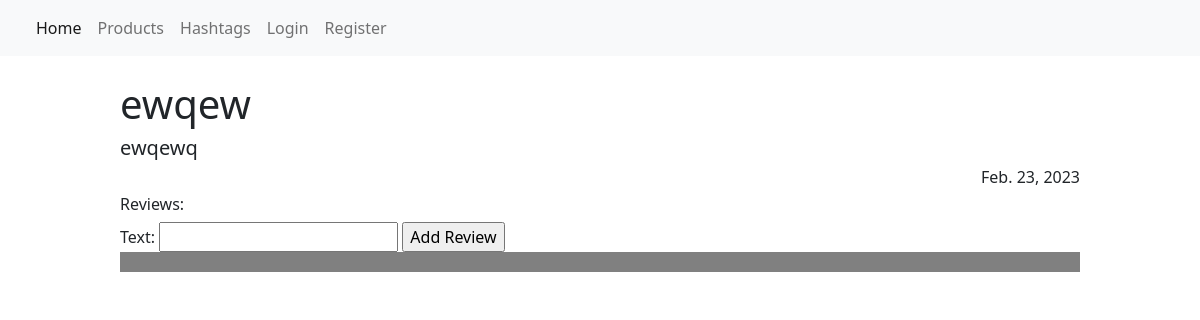
Before: /products/10/ with the older database file.
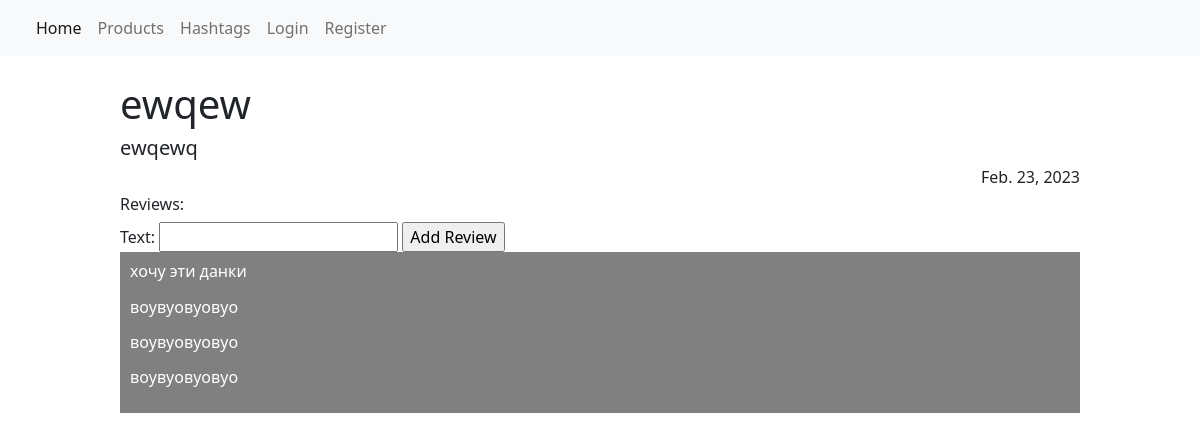
After: the same page with the newer database file.
### products/models.py (models this page shows, shortened)
class Product(models.Model):
    image = models.ImageField(blank=True, null=True)
    title = models.CharField(max_length=255)
    description = models.TextField()
    price = models.IntegerField(default=0)
    create_date = models.DateField(auto_now_add=True)
    modified_date = models.DateField(auto_now=True)
    hashtags = models.ManyToManyField(Hashtag, blank=True)

class Review(models.Model):
    text = models.CharField(max_length=355)
    product = models.ForeignKey(Product, on_delete=models.CASCADE,
                                related_name="reviews")
    create_date =models.DateField(auto_now_add=True)

### products/views.py (the view, shortened to what this page needs)
# urls.py: path('products/<int:id>/', product_detail_view),
def product_detail_view(request, id):
    if request.method == "GET":
        product = Product.objects.get(id=id)
        context = {
            "product": product,
            "reviews": product.reviews.all(),
            'form': ReviewCreateForm
        }
        return render(request, 'products/detail.html', context=context)

### templates/products/detail.html (shortened to what this page needs)
{% extends 'layouts/main.html' %}
{% block content %}
    <div class="product">
        <h1>{{ product.title }}</h1>
        <h5>{{ product.description }}</h5>
        <div class="dates">
            <h6>{{ product.modified_date }}</h6>
        </div>
        <h6 class="reviews_title">Reviews:</h6>
        <form action="/products/{{ product.id }}/" method="post">
            {{ form }}
            <input type="submit" value="Add Review">
        </form>
        <div class="reviews">
            {% for review in reviews %}
                <div class="review_block">
                    <h6>{{ review.text }}</h6>
                </div>
            {% endfor %}
        </div>
    </div>
{% endblock %}

### templates/layouts/main.html (shortened to what this page needs)
{% load static %}
<!DOCTYPE html>
<html lang="en">
<head>
    <link rel="stylesheet" href="https://cdn.jsdelivr.net/npm/bootstrap@5.2.3/dist/css/bootstrap.min.css"
>
</head>
<body>
<nav class="navbar navbar-expand-lg bg-light">
    <div class="container-fluid">
        <div class="collapse navbar-collapse" id="navbarNav">
            <ul class="navbar-nav">
                <li class="nav-item">
                    <a class="nav-link active" aria-current="page" href="/">Home</a>
                </li>
                <li class="nav-item">
                    <a class="nav-link" href="/products">Products</a>
                </li>
                <li class="nav-item">
                    <a class="nav-link" href="/hashtags">Hashtags</a>
                </li>
                {% if user.is_anonymous %}
                    <li class="nav-item">
                        <a class="nav-link" href="/users/login/">Login</a>
                    </li>
                    <li class="nav-item">
                        <a class="nav-link" href="/users/register">Register</a>
                    </li>
                {% endif %}
            </ul>
        </div>
    </div>
</nav>
{% block content %}
{% endblock %}
</body>
</html>

### templates/products/detail.html (style rules this page uses)
.product { width: 80%; margin-left: 10%; }
.dates { display: flex; justify-content: space-between; }
.reviews { padding: 10px; margin-bottom: 20px; color: #ffffff; background: grey; }

Changed rows visible on the page:
added Review: text "хочу эти данки"
added Review: text "воувуовуовуо"
added Review: text "воувуовуовуо"
added Review: text "воувуовуовуо"
